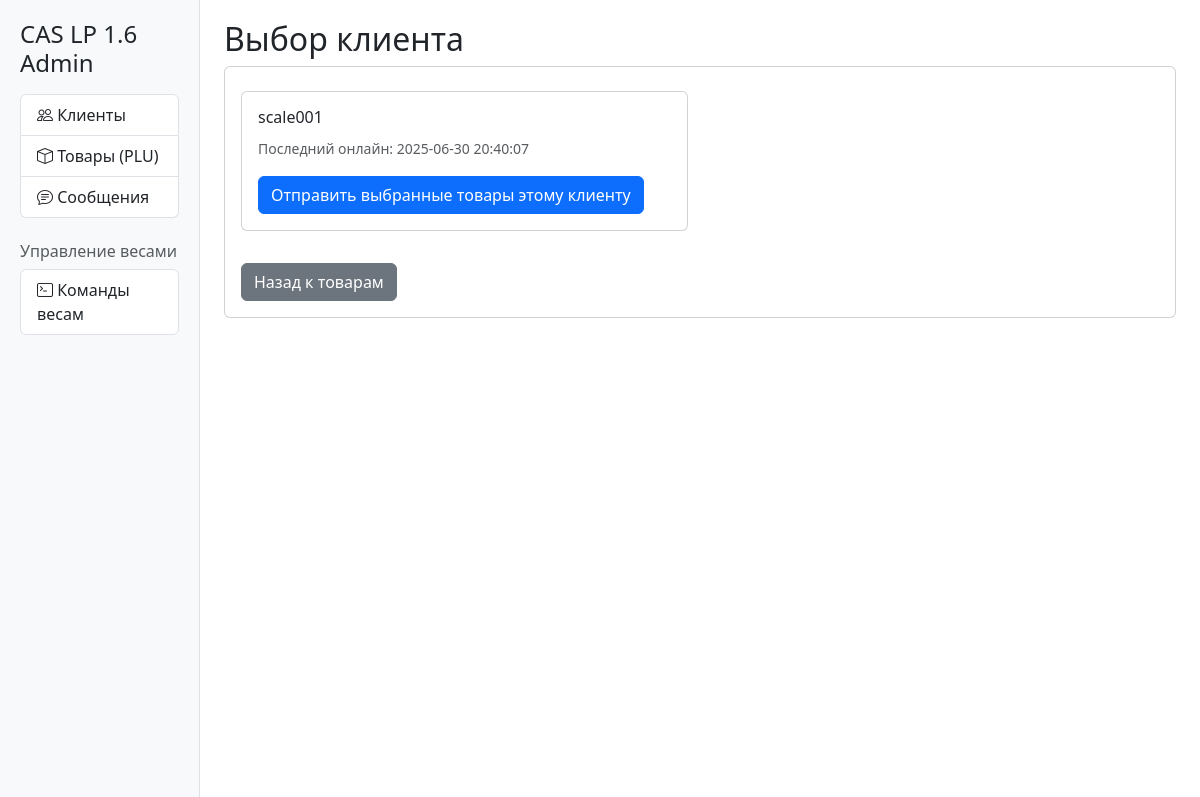
/plu/select_client_for_selected, run on an earlier commit of the app's database.
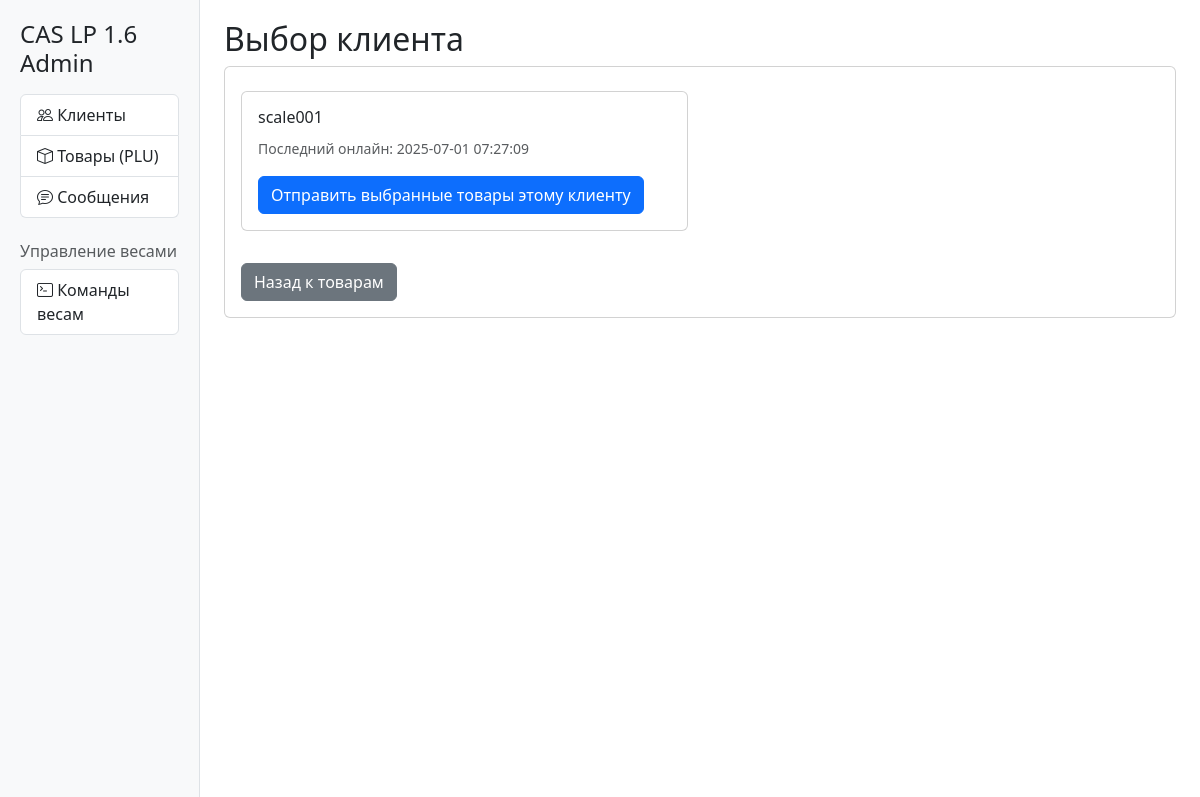
And on a later commit of the database.
### server.py (models this page shows)
class Client(db.Model):
    id = db.Column(db.Integer, primary_key=True)
    client_id = db.Column(db.String(64), unique=True, nullable=False)
    last_seen = db.Column(db.DateTime, default=datetime.utcnow)

### server.py (the view)
@app.route('/plu/select_client_for_selected')
def select_client_for_selected():
    numbers = request.args.get('numbers', '')
    clients = Client.query.all()
    return render_template('select_client.html', clients=clients, action='send_selected', numbers=numbers)

### templates/select_client.html (shortened to what this page needs)
{% extends 'base.html' %}
{% block header %}
    {% if action == 'send' %}
        Выбор клиента для отправки товаров в весы
    {% elif action == 'load' %}
        Выбор клиента для загрузки товаров из весов
    {% else %}
        Выбор клиента
    {% endif %}
{% endblock %}
{% block content %}
<div class="card">
    <div class="card-body">
        {% if clients %}
            <div class="row">
                {% for client in clients %}
                <div class="col-md-6 mb-3">
                    <div class="card">
                        <div class="card-body">
                            <h6 class="card-title">{{ client.client_id }}</h6>
                            <p class="card-text">
                                <small class="text-muted">
                                    Последний онлайн: {{ client.last_seen.strftime('%Y-%m-%d %H:%M:%S') if client.last_seen else 'Неизвестно' }}
                                </small>
                            </p>
                            {% if action == 'send' %}
                                <a href="{{ url_for('send_to_scales', client_id=client.client_id) }}"
                                   class="btn btn-primary">Отправить товары этому клиенту</a>
                            {% elif action == 'send_selected' %}
                                <a href="{{ url_for('send_selected_to_scales_final', client_id=client.client_id, numbers=numbers) }}"
                                   class="btn btn-primary">Отправить выбранные товары этому клиенту</a>
                            {% elif action == 'load' %}
                                <a href="{{ url_for('load_from_scales_form', client_id=client.client_id) }}"
                                   class="btn btn-warning">Загрузить товары с этого клиента</a>
                            {% endif %}
                        </div>
                    </div>
                </div>
                {% endfor %}
            </div>
        {% else %}
            <div class="alert alert-warning">
                <i class="bi bi-exclamation-triangle"></i>
                Клиенты не найдены. Сначала подключите клиент к серверу.
            </div>
        {% endif %}
        <div class="mt-3">
            <a href="{{ url_for('plu_list') }}" class="btn btn-secondary">Назад к товарам</a>
        </div>
    </div>
</div>
{% endblock %}

What changed in the data, as far as the page shows it:
changed Client "scale001": last_seen "2025-06-30 20:40:07" → "2025-07-01 07:27:09"
